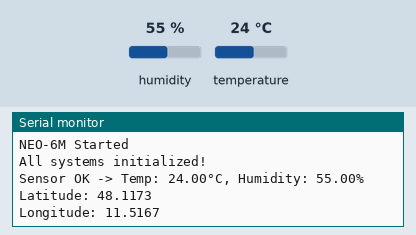
This sketch was run on a simulated ESP32. Shown: the last lines printed to the serial monitor. The inputs (shaded band) are chosen by the test bench; at power-on: humidity 55 %, temperature 24 °C.

Above: at 2.7 s.
2.8 s: humidity set to 22 %
At 5.8 s:
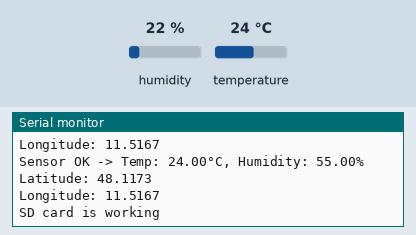
11.5 s: temperature set to 12 °C
At 12.8 s:
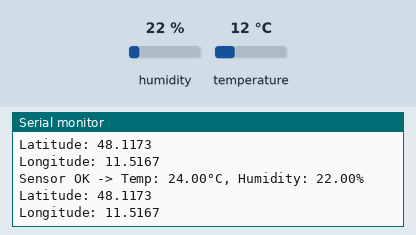
13.0 s: humidity set to 40 %
At 17.3 s:
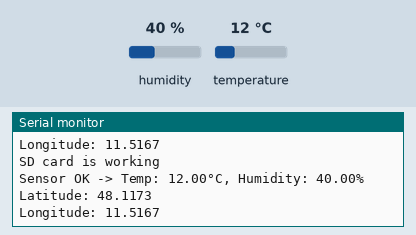
Timing chart, 0 to 18.8 s (numbered marks = the images above; inputs shaded):
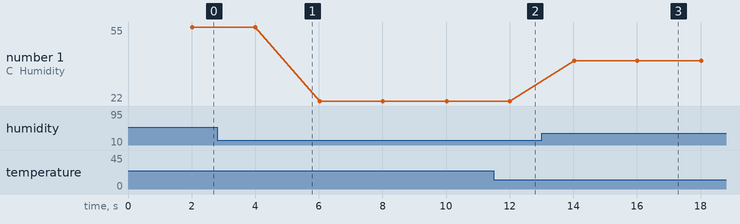

The sketch:

sketch_sep13a.ino
```cpp
#include <WiFi.h>
#include "DHT.h"
#include "soc/soc.h"
#include "soc/rtc_cntl_reg.h"
#include "esp_wifi.h"
#include "FS.h"
#include "SD.h"
#include "SPI.h"

const char* ssid = "LynX-ESP32";
const char* password = "vox45678";

#define DHTPIN 4
#define DHTTYPE DHT11
DHT dht(DHTPIN, DHTTYPE);

WiFiServer server(80);

float temperature = 0.0;
float humidity = 0.0;

float latitude = 48.1173;
float longitude = 11.5167;

unsigned long previousDHTMillis = 0;
unsigned long previousGPSMillis = 0;
unsigned long previousSDMillis = 0;

const long dhtInterval = 2000;
const long gpsInterval = 2000;
const long sdInterval = 5000;

bool sdCardAvailable = true;

void setup() {
  WRITE_PERI_REG(RTC_CNTL_BROWN_OUT_REG, 0);

  Serial.begin(115200);
  delay(1000);

  Serial.println("Initializing SD card...");
  delay(500);
  Serial.println("SD card initialized successfully!");
  Serial.println("Card size: 32768MB");

  WiFi.mode(WIFI_AP);
  WiFi.softAP(ssid, password);

  esp_wifi_set_max_tx_power(40);

  esp_wifi_set_ps(WIFI_PS_MIN_MODEM);

  btStop();

  Serial.println("Access Point Started");
  Serial.print("ESP32 IP address: ");
  Serial.println(WiFi.softAPIP());

  Serial.println("DHT11 Sensor Test Starting...");
  dht.begin();

  Serial.println("NEO-6M Started");

  server.begin();

  Serial.println("All systems initialized!");
}

void loop() {
  yield();
  unsigned long currentMillis = millis();

  if (currentMillis - previousDHTMillis >= dhtInterval) {
    previousDHTMillis = currentMillis;

    float newHumidity = dht.readHumidity();
    float newTemperature = dht.readTemperature();

    if (!isnan(newHumidity) && !isnan(newTemperature)) {
      humidity = newHumidity;
      temperature = newTemperature;
      Serial.printf("Sensor OK -> Temp: %.2f°C, Humidity: %.2f%%\n", temperature, humidity);
    } else {
      Serial.println("Failed to read from DHT sensor!");
    }
  }

  if (currentMillis - previousGPSMillis >= gpsInterval) {
    previousGPSMillis = currentMillis;

    Serial.print("Latitude: ");
    Serial.println(latitude, 4);
    Serial.print("Longitude: ");
    Serial.println(longitude, 4);
    Serial.println();
  }

  if (currentMillis - previousSDMillis >= sdInterval) {
    previousSDMillis = currentMillis;
    Serial.println("SD card is working");
  }

  WiFiClient client = server.available();
  if (client) {
    unsigned long timeout = millis();
    while (!client.available()) {
      if (millis() - timeout > 2000) {
        client.stop();
        return;
      }
      delay(1);
    }

    String request = client.readStringUntil('\r');
    client.flush();

    client.println("HTTP/1.1 200 OK");
    client.println("Content-Type: application/json");
    client.println("Connection: close");
    client.println();
    client.printf("{\"temperature\":%.2f,\"humidity\":%.2f,\"latitude\":%.4f,\"longitude\":%.4f,\"sd_available\":%s}",
                  temperature, humidity, latitude, longitude, sdCardAvailable ? "true" : "false");
    client.stop();

    Serial.println("Web request served");
  }
}
```

Measured:
- after the input at 13.0 s, the serial monitor: prints a new line after 1.0 s (image 3)
- plotted number 1: 55 → 22 after the input at 2.8 s, 22 → 40 after the input at 13.0 s
